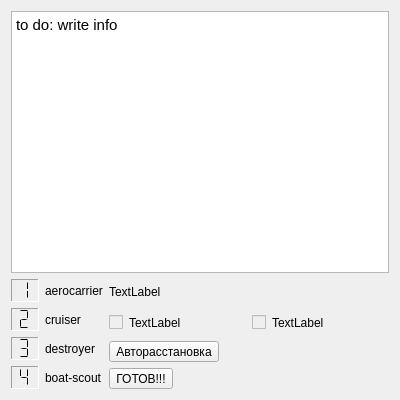
<?xml version="1.0" encoding="UTF-8"?>
<ui version="4.0">
 <class>TabOfInformation</class>
 <widget class="QWidget" name="TabOfInformation">
  <property name="geometry">
   <rect>
    <x>0</x>
    <y>0</y>
    <width>400</width>
    <height>400</height>
   </rect>
  </property>
  <property name="windowTitle">
   <string>Form</string>
  </property>
  <layout class="QGridLayout" name="gridLayout_3">
   <item row="0" column="1">
    <layout class="QGridLayout" name="gridLayout_2">
     <item row="0" column="0" colspan="2">
      <widget class="QTextBrowser" name="textBrowser">
       <property name="html">
        <string>&lt;!DOCTYPE HTML PUBLIC &quot;-//W3C//DTD HTML 4.0//EN&quot; &quot;http://www.w3.org/TR/REC-html40/strict.dtd&quot;&gt;
&lt;html&gt;&lt;head&gt;&lt;meta name=&quot;qrichtext&quot; content=&quot;1&quot; /&gt;&lt;style type=&quot;text/css&quot;&gt;
p, li { white-space: pre-wrap; }
&lt;/style&gt;&lt;/head&gt;&lt;body style=&quot; font-family:'Sans Serif'; font-size:9pt; font-weight:400; font-style:normal;&quot;&gt;
&lt;p style=&quot; margin-top:0px; margin-bottom:0px; margin-left:0px; margin-right:0px; -qt-block-indent:0; text-indent:0px;&quot;&gt;&lt;span style=&quot; font-family:'Ubuntu'; font-size:11pt;&quot;&gt;to do: write info&lt;/span&gt;&lt;/p&gt;&lt;/body&gt;&lt;/html&gt;</string>
       </property>
      </widget>
     </item>
     <item row="1" column="0" rowspan="4">
      <layout class="QGridLayout" name="gridLayout">
       <item row="0" column="0">
        <widget class="QLCDNumber" name="lcdNumber_4">
         <property name="baseSize">
          <size>
           <width>0</width>
           <height>0</height>
          </size>
         </property>
         <property name="palette">
          <palette>
           <active>
            <colorrole role="Text">
             <brush brushstyle="SolidPattern">
              <color alpha="255">
               <red>0</red>
               <green>0</green>
               <blue>0</blue>
              </color>
             </brush>
            </colorrole>
           </active>
           <inactive>
            <colorrole role="Text">
             <brush brushstyle="SolidPattern">
              <color alpha="255">
               <red>0</red>
               <green>0</green>
               <blue>0</blue>
              </color>
             </brush>
            </colorrole>
           </inactive>
           <disabled>
            <colorrole role="Text">
             <brush brushstyle="SolidPattern">
              <color alpha="255">
               <red>161</red>
               <green>160</green>
               <blue>159</blue>
              </color>
             </brush>
            </colorrole>
           </disabled>
          </palette>
         </property>
         <property name="font">
          <font>
           <pointsize>20</pointsize>
           <weight>75</weight>
           <italic>false</italic>
           <bold>true</bold>
           <underline>false</underline>
           <strikeout>false</strikeout>
           <stylestrategy>PreferAntialias</stylestrategy>
           <kerning>true</kerning>
          </font>
         </property>
         <property name="focusPolicy">
          <enum>Qt::NoFocus</enum>
         </property>
         <property name="autoFillBackground">
          <bool>false</bool>
         </property>
         <property name="frameShape">
          <enum>QFrame::Panel</enum>
         </property>
         <property name="frameShadow">
          <enum>QFrame::Sunken</enum>
         </property>
         <property name="smallDecimalPoint">
          <bool>false</bool>
         </property>
         <property name="digitCount">
          <number>1</number>
         </property>
         <property name="segmentStyle">
          <enum>QLCDNumber::Flat</enum>
         </property>
         <property name="value" stdset="0">
          <double>1.000000000000000</double>
         </property>
         <property name="intValue" stdset="0">
          <number>1</number>
         </property>
        </widget>
       </item>
       <item row="0" column="1">
        <widget class="QLabel" name="label">
         <property name="baseSize">
          <size>
           <width>0</width>
           <height>0</height>
          </size>
         </property>
         <property name="text">
          <string>aerocarrier</string>
         </property>
        </widget>
       </item>
       <item row="1" column="0">
        <widget class="QLCDNumber" name="lcdNumber_3">
         <property name="baseSize">
          <size>
           <width>0</width>
           <height>0</height>
          </size>
         </property>
         <property name="frameShape">
          <enum>QFrame::Panel</enum>
         </property>
         <property name="frameShadow">
          <enum>QFrame::Sunken</enum>
         </property>
         <property name="smallDecimalPoint">
          <bool>false</bool>
         </property>
         <property name="digitCount">
          <number>1</number>
         </property>
         <property name="segmentStyle">
          <enum>QLCDNumber::Flat</enum>
         </property>
         <property name="value" stdset="0">
          <double>2.000000000000000</double>
         </property>
        </widget>
       </item>
       <item row="1" column="1">
        <widget class="QLabel" name="label_2">
         <property name="baseSize">
          <size>
           <width>0</width>
           <height>0</height>
          </size>
         </property>
         <property name="text">
          <string>cruiser</string>
         </property>
        </widget>
       </item>
       <item row="2" column="0">
        <widget class="QLCDNumber" name="lcdNumber_2">
         <property name="enabled">
          <bool>true</bool>
         </property>
         <property name="baseSize">
          <size>
           <width>0</width>
           <height>0</height>
          </size>
         </property>
         <property name="frameShape">
          <enum>QFrame::Panel</enum>
         </property>
         <property name="frameShadow">
          <enum>QFrame::Sunken</enum>
         </property>
         <property name="smallDecimalPoint">
          <bool>false</bool>
         </property>
         <property name="digitCount">
          <number>1</number>
         </property>
         <property name="segmentStyle">
          <enum>QLCDNumber::Flat</enum>
         </property>
         <property name="value" stdset="0">
          <double>3.000000000000000</double>
         </property>
        </widget>
       </item>
       <item row="2" column="1">
        <widget class="QLabel" name="label_3">
         <property name="baseSize">
          <size>
           <width>0</width>
           <height>0</height>
          </size>
         </property>
         <property name="text">
          <string>destroyer</string>
         </property>
        </widget>
       </item>
       <item row="3" column="0">
        <widget class="QLCDNumber" name="lcdNumber">
         <property name="baseSize">
          <size>
           <width>0</width>
           <height>0</height>
          </size>
         </property>
         <property name="frameShape">
          <enum>QFrame::Panel</enum>
         </property>
         <property name="frameShadow">
          <enum>QFrame::Sunken</enum>
         </property>
         <property name="smallDecimalPoint">
          <bool>false</bool>
         </property>
         <property name="digitCount">
          <number>1</number>
         </property>
         <property name="segmentStyle">
          <enum>QLCDNumber::Flat</enum>
         </property>
         <property name="value" stdset="0">
          <double>4.000000000000000</double>
         </property>
        </widget>
       </item>
       <item row="3" column="1">
        <widget class="QLabel" name="label_4">
         <property name="baseSize">
          <size>
           <width>0</width>
           <height>0</height>
          </size>
         </property>
         <property name="text">
          <string>boat-scout</string>
         </property>
        </widget>
       </item>
      </layout>
     </item>
     <item row="4" column="1">
      <widget class="QToolButton" name="toolButton">
       <property name="baseSize">
        <size>
         <width>0</width>
         <height>0</height>
        </size>
       </property>
       <property name="text">
        <string>ГОТОВ!!!</string>
       </property>
       <property name="shortcut">
        <string/>
       </property>
      </widget>
     </item>
     <item row="3" column="1">
      <widget class="QToolButton" name="toolButton_2">
       <property name="text">
        <string>Авторасстановка</string>
       </property>
      </widget>
     </item>
     <item row="1" column="1">
      <layout class="QHBoxLayout" name="horizontalLayout">
       <item>
        <widget class="QLabel" name="label_isReady">
         <property name="text">
          <string>TextLabel</string>
         </property>
        </widget>
       </item>
      </layout>
     </item>
     <item row="2" column="1">
      <layout class="QHBoxLayout" name="horizontalLayout_2">
       <item>
        <widget class="QCheckBox" name="checkBox_You">
         <property name="enabled">
          <bool>false</bool>
         </property>
         <property name="mouseTracking">
          <bool>false</bool>
         </property>
         <property name="contextMenuPolicy">
          <enum>Qt::DefaultContextMenu</enum>
         </property>
         <property name="autoFillBackground">
          <bool>false</bool>
         </property>
         <property name="text">
          <string/>
         </property>
        </widget>
       </item>
       <item>
        <widget class="QLabel" name="label_forCheckBoxYou">
         <property name="text">
          <string>TextLabel</string>
         </property>
        </widget>
       </item>
       <item>
        <spacer name="horizontalSpacer">
         <property name="orientation">
          <enum>Qt::Horizontal</enum>
         </property>
         <property name="sizeHint" stdset="0">
          <size>
           <width>40</width>
           <height>20</height>
          </size>
         </property>
        </spacer>
       </item>
       <item>
        <widget class="QCheckBox" name="checkBox_Enemy">
         <property name="enabled">
          <bool>false</bool>
         </property>
         <property name="mouseTracking">
          <bool>false</bool>
         </property>
         <property name="text">
          <string/>
         </property>
         <property name="checkable">
          <bool>true</bool>
         </property>
         <property name="autoExclusive">
          <bool>true</bool>
         </property>
         <property name="autoRepeatInterval">
          <number>100</number>
         </property>
         <property name="tristate">
          <bool>false</bool>
         </property>
        </widget>
       </item>
       <item>
        <widget class="QLabel" name="label_forCheckBoxEnemy">
         <property name="text">
          <string>TextLabel</string>
         </property>
        </widget>
       </item>
       <item>
        <spacer name="horizontalSpacer_2">
         <property name="orientation">
          <enum>Qt::Horizontal</enum>
         </property>
         <property name="sizeHint" stdset="0">
          <size>
           <width>40</width>
           <height>20</height>
          </size>
         </property>
        </spacer>
       </item>
      </layout>
     </item>
    </layout>
   </item>
  </layout>
 </widget>
 <resources/>
 <connections/>
</ui>
